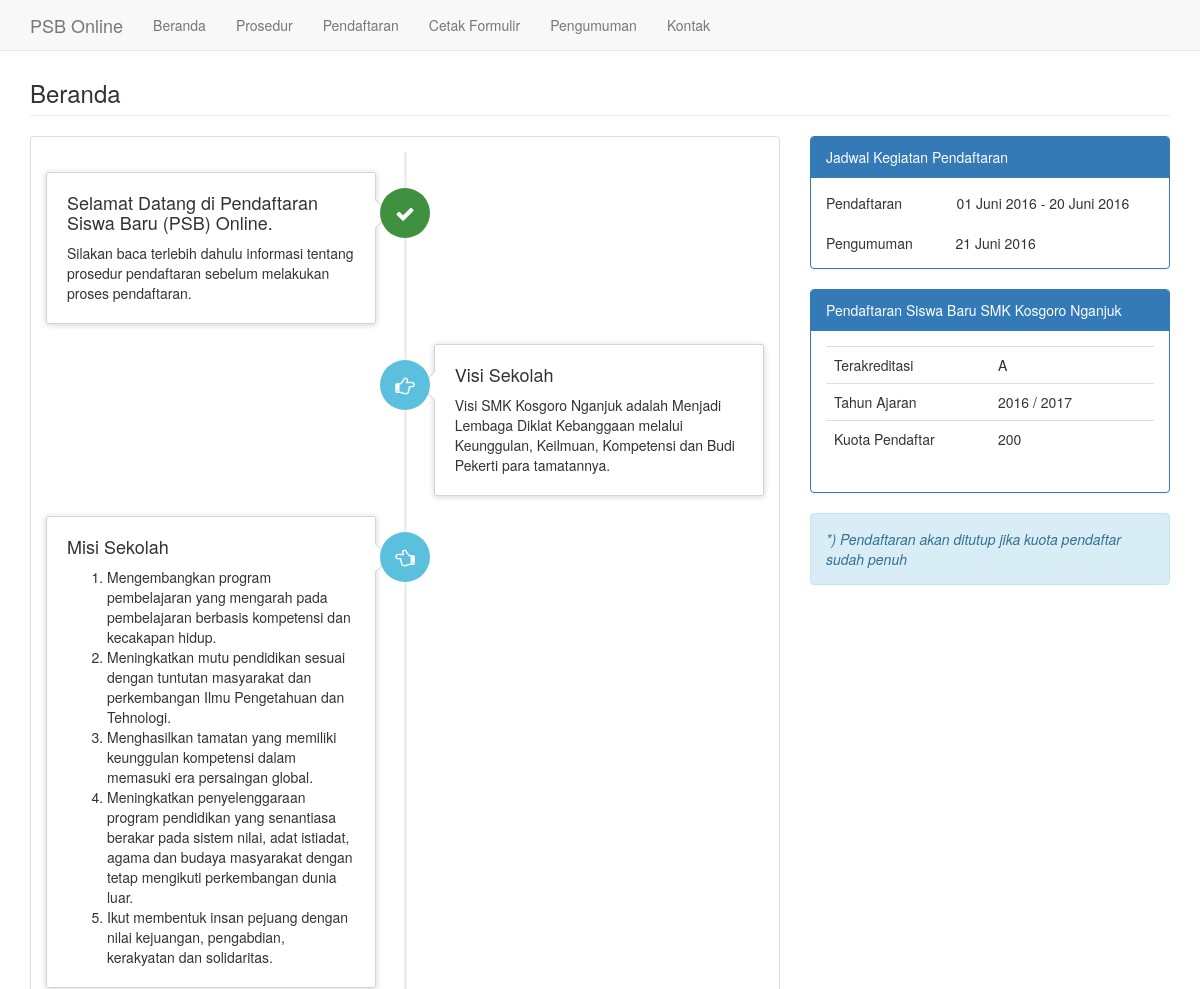
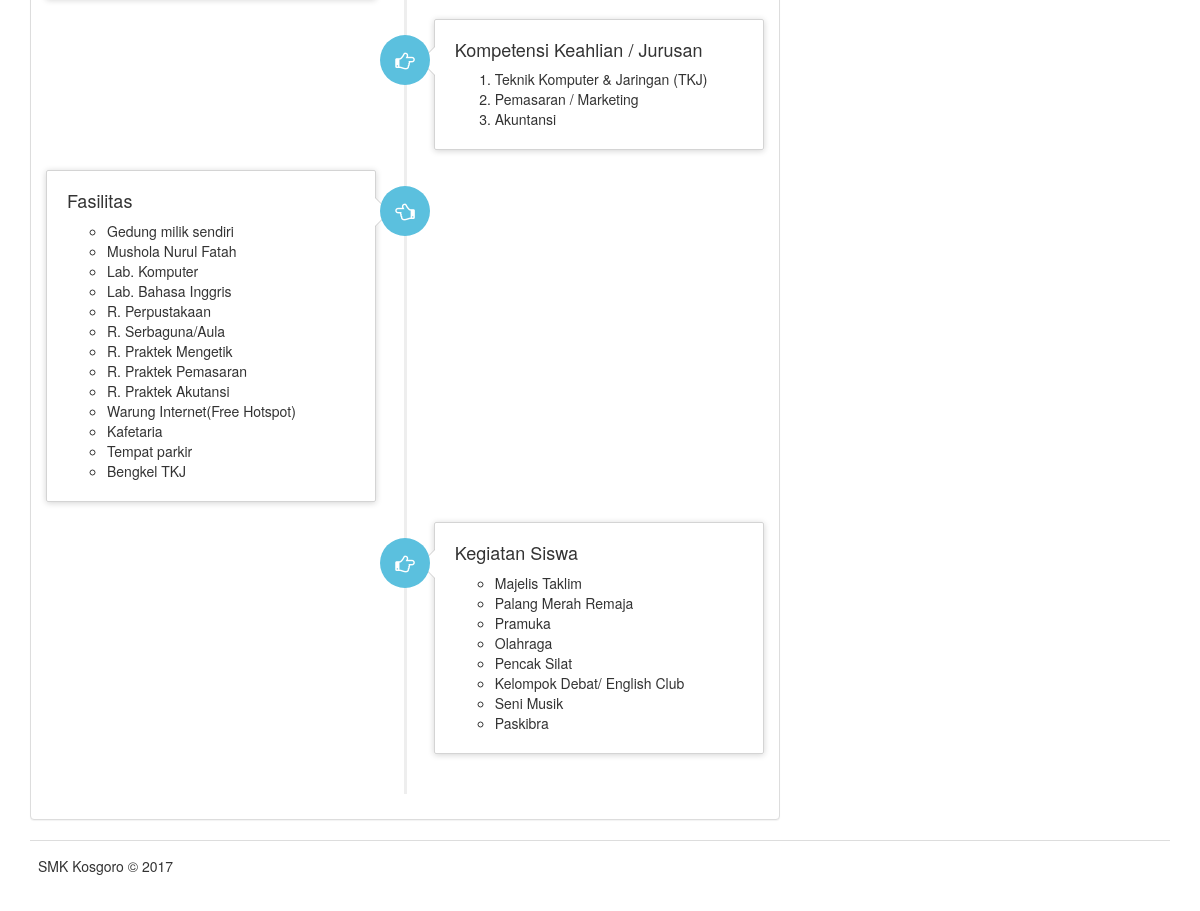
The page / on the database its author committed (2 pictures, top to bottom).
### tables this page shows
CREATE TABLE `tb_info` (
  `info_id` int(5) NOT NULL,
  `info_judul` varchar(100) NOT NULL,
  `info_isi` text NOT NULL,
  `info_tglpost` datetime NOT NULL
);

CREATE TABLE `tb_tahunajaran` (
  `ta_id` int(10) NOT NULL,
  `ta_tahunajaran` varchar(20) NOT NULL,
  `ta_status` varchar(20) NOT NULL,
  `ta_kuota` varchar(20) NOT NULL,
  `ta_akre` varchar(10) NOT NULL
);

### system/home.php (the view, shortened to what this page needs)
<div class="row">
    <div class="col-lg-12">
		<h3 class="page-header">Beranda</h3>
    </div>
</div>
<div class="row">
    <div class="col-lg-8">
        <div class="panel panel-default">
            <div class="panel-body">
                <ul class="timeline">
                    <li>
                    <div class="timeline-badge success"><i class="fa fa-check"></i></div>
                        <div class="timeline-panel">
                            <div class="timeline-heading">
                            <?php
                                $view=mysqli_query($conn, "SELECT *FROM tb_info WHERE info_id='1'");
                                $row=mysqli_fetch_assoc($view);
                            ?>
                                <h4 class="timeline-title"><?php echo $row['info_judul'];?></h4>
                            </div>
                            <div class="timeline-body"><?php echo $row['info_isi'];?></div>
                        </div>
                    </li>
                    <li class="timeline-inverted">
                    <div class="timeline-badge info"><i class="fa fa-hand-o-right"></i></div>
                        <div class="timeline-panel">
                            <div class="timeline-heading">
                            <?php
                                $view=mysqli_query($conn, "SELECT *FROM tb_info WHERE info_id='2'");
                                $row=mysqli_fetch_assoc($view);
                            ?>
                                <h4 class="timeline-title"><?php echo $row['info_judul'];?></h4>
                            </div>
                            <div class="timeline-body"><?php echo $row['info_isi'];?></div>
                        </div>
                    </li>
                    <li>
                    <div class="timeline-badge info"><i class="fa fa-hand-o-left"></i></div>
                        <div class="timeline-panel">
                            <div class="timeline-heading">
                            <?php
                                $view=mysqli_query($conn, "SELECT *FROM tb_info WHERE info_id='3'");
                                $row=mysqli_fetch_assoc($view);
                            ?>
                                <h4 class="timeline-title"><?php echo $row['info_judul'];?></h4>
                            </div>
                            <div class="timeline-body"><?php echo $row['info_isi'];?></div>
                        </div>
                    </li>
                    <li class="timeline-inverted">
                    <div class="timeline-badge info"><i class="fa fa-hand-o-right"></i></div>
                        <div class="timeline-panel">
                            <div class="timeline-heading">
                            <?php
                                $view=mysqli_query($conn, "SELECT *FROM tb_info WHERE info_id='5'");
                                $row=mysqli_fetch_assoc($view);
                            ?>
                                <h4 class="timeline-title"><?php echo $row['info_judul'];?></h4>
                            </div>
                            <div class="timeline-body"><?php echo $row['info_isi'];?></div>
                        </div>
                    </li>
                    <li>
                    <div class="timeline-badge info"><i class="fa fa-hand-o-left"></i></div>
                        <div class="timeline-panel">
                            <div class="timeline-heading">
                            <?php
                                $view=mysqli_query($conn, "SELECT *FROM tb_info WHERE info_id='6'");
                                $row=mysqli_fetch_assoc($view);
                            ?>
                                <h4 class="timeline-title"><?php echo $row['info_judul'];?></h4>
                            </div>
                            <div class="timeline-body"><?php echo $row['info_isi'];?></div>
                        </div>
                    </li>
                    <li class="timeline-inverted">
                    <div class="timeline-badge info"><i class="fa fa-hand-o-right"></i></div>
                        <div class="timeline-panel">
                            <div class="timeline-heading">
                            <?php
                                $view=mysqli_query($conn, "SELECT *FROM tb_info WHERE info_id='7'");
                                $row=mysqli_fetch_assoc($view);
                            ?>
                                <h4 class="timeline-title"><?php echo $row['info_judul'];?></h4>
                            </div>
                            <div class="timeline-body"><?php echo $row['info_isi'];?></div>
                        </div>
                    </li>
                </ul>
            </div></div></div>
            <?php include_once ('jadual.php'); ?>

### index.php (shortened to what this page needs)
<?php
 require_once('lib/config.php');
?>
<!DOCTYPE html>
<html lang="en">
<head>
    <link href="bootstrap/dist/css/bootstrap.min.css" rel="stylesheet">
    <link href="bootstrap/metisMenu/dist/metisMenu.min.css" rel="stylesheet">
    <link href="bootstrap/font-awesome/css/font-awesome.min.css" rel="stylesheet" type="text/css">
    <link href="dist/css/timeline.css" rel="stylesheet">
    <link href="dist/css/sb-admin-2.css" rel="stylesheet">
    <link href="dist/bootstrap-datepicker/bootstrap-datepicker3.min.css" rel="stylesheet">
    <link href="dist/sweetalert/sweetalert.css" rel="stylesheet">
    <link href="dist/style.css" rel="stylesheet">
</head>
<body class="padTop53">
    <div id="wrap">
        <div class="container">
        <?php require_once('menu.php'); ?>
            <div class="inner">
                <?php
                    if(isset($_GET['ref']) && strlen($_GET['ref']) > 0)
                    {
                        $ref=str_replace(".","/",$_GET['ref']).".php";
                    }
                    else
                    {
                        $ref="home.php";
                    }
                    if(file_exists("system/".$ref))
                    {
                        include("system/".$ref);
                    }
                    else
                    {
                        include("system/home.php");
                    }
                ?>
            </div>
        </div>
    </div>
    <table class="table fancy">
        <td>
            <p class="form-control-static">SMK Kosgoro &copy; <?php echo date("Y") ?></p>
        </td>
    </table>
</body>
</html>

### menu.php (shortened to what this page needs)
<nav class="navbar navbar-default navbar-fixed-top" role="navigation" style="margin-bottom: 0">
    <div class="container">
        <div class="navbar-header">
            <a class="navbar-brand" href="./">PSB Online</a>
        </div>
           <div class="navbar-collapse collapse" id="navbar" role="navigation">
                <ul class="nav navbar-nav">
                    <li>
                        <a href="?ref=home">Beranda</a>
                    </li>
                    <li>
                        <a href="?ref=info">Prosedur</a>
                    </li>
                    <li>
                        <a href="?ref=formulir">Pendaftaran</a>
                    </li>
                    <li>
                        <a href="?ref=cetak">Cetak Formulir</a>
                    </li>
                    <li>
                        <a href="?ref=report">Pengumuman</a>
                    </li>
                    <li>
                        <a href="?ref=contact">Kontak</a>
                    </li>
                </ul>
            </div>
        </div>
    </nav>

### system/jadual.php (shortened to what this page needs)
   <div class="col-lg-4">
       <div class="panel panel-primary">
           <?php
               $view = mysqli_query($conn, "SELECT *FROM tb_info WHERE info_id='4'");
               $row = mysqli_fetch_assoc($view);
           ?>
           <div class="panel-heading"><?php echo $row['info_judul'];?></div>
           <div class="panel-body"><?php echo $row['info_isi'];?></div>
       </div>
   </div>
<div class="col-lg-4">
       <div class="panel panel-primary">
           <div class="panel-heading">Pendaftaran Siswa Baru SMK Kosgoro Nganjuk</div>
            <div class="panel-body">
                   <table class="table fancy">
                       <tbody>
                       <?php
                           $view = mysqli_query($conn, "SELECT *FROM tb_tahunajaran WHERE ta_status='Aktif'");
                           $row = mysqli_fetch_assoc($view);
                       ?>
                           <tr>
                               <td>Terakreditasi</td>
                               <td class="col-md-6"><?php echo $row['ta_akre'];?></td>
                           </tr>
                           <tr>
                               <td>Tahun Ajaran</td>
                               <td class="col-md-6"><?php echo $row['ta_tahunajaran'];?></td>
                           </tr>
                           <tr>
                               <td>Kuota Pendaftar</td>
                               <td class="col-md-6"><?php echo $row['ta_kuota'];?> </td>
                           </tr>
                       </tbody>
                   </table>
       		</div>
           </div>
           <div class="alert alert-info" style="margin-top: 15px;"><i>*) Pendaftaran akan ditutup jika kuota pendaftar sudah penuh</i>
               </div>

### rows shown on the page
tb_info: info_judul "Selamat Datang di Pendaftaran Siswa Baru (PSB) Online.", info_isi "Silakan baca terlebih dahulu informasi tentang prosedur pendaftaran sebelum melakukan proses pendaftaran."
tb_info: info_judul "Visi Sekolah", info_isi "Visi SMK Kosgoro Nganjuk adalah Menjadi Lembaga Diklat Kebanggaan melalui Keunggulan, Keilmuan, Kompetensi dan Budi Pekerti para tamatannya."
tb_info: info_judul "Misi Sekolah", info_isi "Mengembangkan program pembelajaran yang mengarah pada pembelajaran berbasis kompetensi dan kecakapan hidup. Meningkatkan mutu pendidikan sesuai dengan tuntutan masyarakat dan perkembangan Ilmu Pengetahuan dan Tehnologi. Menghasilkan tamatan yang memiliki keunggulan kompetensi dalam memasuki era persaingan global. Meningkatkan penyelenggaraan program pendidikan yang senantiasa berakar pada sistem nilai, adat istiadat, agama dan budaya masyarakat dengan tetap mengikuti perkembangan dunia luar. Ikut membentuk insan pejuang dengan nilai kejuangan, pengabdian, kerakyatan dan solidaritas."
tb_info: info_judul "Kompetensi Keahlian / Jurusan", info_isi "Teknik Komputer & Jaringan (TKJ) Pemasaran / Marketing Akuntansi"
tb_info: info_judul "Fasilitas", info_isi "Gedung milik sendiri Mushola Nurul Fatah Lab. Komputer Lab. Bahasa Inggris R. Perpustakaan R. Serbaguna/Aula R. Praktek Mengetik R. Praktek Pemasaran R. Praktek Akutansi Warung Internet(Free Hotspot) Kafetaria Tempat parkir Bengkel TKJ"
tb_info: info_judul "Kegiatan Siswa", info_isi "Majelis Taklim Palang Merah Remaja Pramuka Olahraga Pencak Silat Kelompok Debat/ English Club Seni Musik Paskibra"
tb_info: info_judul "Jadwal Kegiatan Pendaftaran", info_isi "Pendaftaran 01 Juni 2016 - 20 Juni 2016 Pengumuman 21 Juni 2016"
tb_tahunajaran: ta_akre "A", ta_tahunajaran "2016 / 2017", ta_kuota "200"
